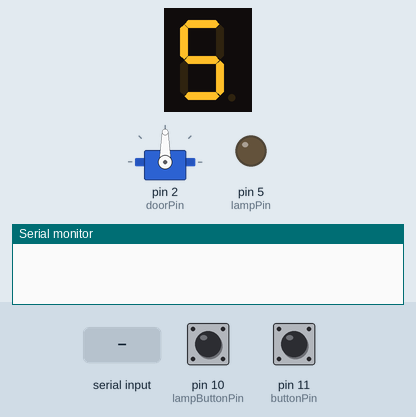
Simulated run of this sketch. Board: Arduino Uno, built with avr-gcc and run on an emulated ATmega328P. Parts: 1-digit seven-segment display, servo, output pins drawn as LEDs (lit = HIGH), the last lines printed to the serial monitor. The inputs (shaded band) are chosen by the test bench; at power-on: pin 10 (lampButtonPin) LOW, pin 11 (buttonPin) LOW.

Above: at 1.2 s.
1.3 s: pin 10 (lampButtonPin) pulled HIGH for 0.15 s
At 1.6 s:
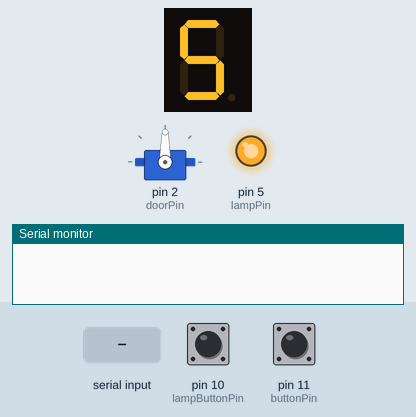
2.9 s: "U" received over Serial
At 4.0 s:
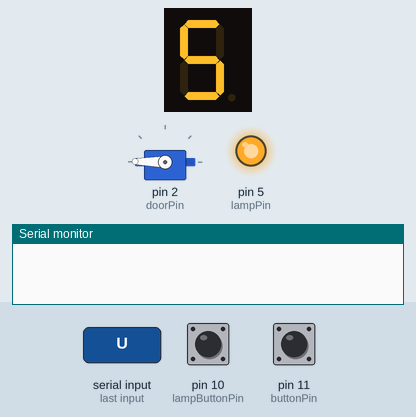
4.4 s: "F" received over Serial
At 5.1 s:
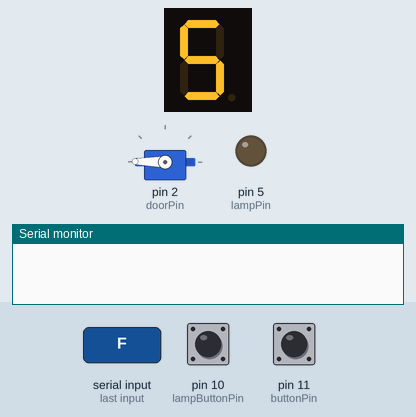
5.9 s: pin 11 (buttonPin) pulled HIGH for 0.15 s
At 7.3 s:
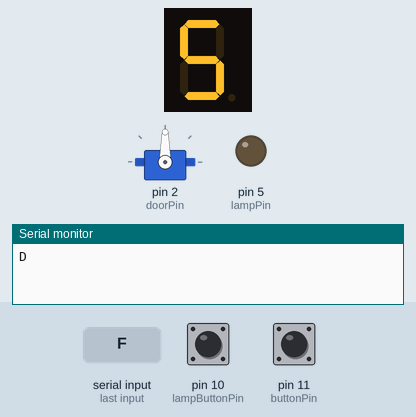
8.0 s: pin 10 (lampButtonPin) pulled HIGH for 1 s
At 9.1 s:
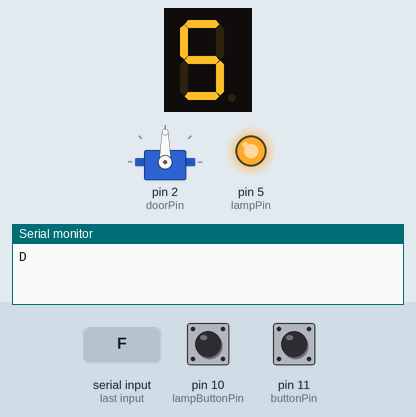
10.5 s: pin 10 (lampButtonPin) pulled HIGH for 3.2 s
At 11.0 s:
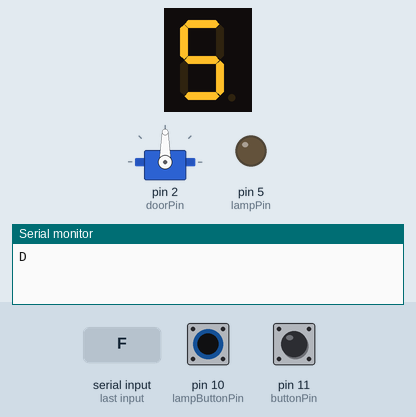
Timing chart, 0 to 13.5 s (numbered marks = the images above; inputs shaded):
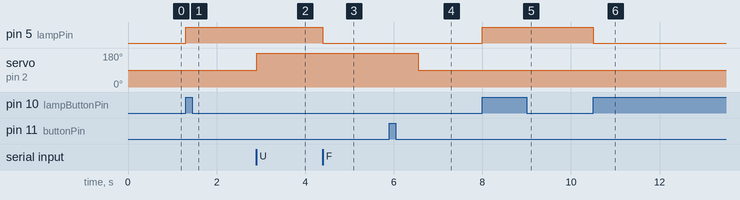

The sketch:

device.ino
```cpp
#include <Servo.h>
#include "SevSeg.h"
SevSeg sevseg;
Servo door;

const int lampPin = 5;
const int doorPin = 2;
const int buttonPin = 11;
const int lampButtonPin = 10;
int doorState = 0;
int newDoorState = doorState;
int buttonState = 0;
int lampSwitchState = 0;
int lampState = LOW;
int acPower = 5;
void setup()
{
  byte numDigits = 1;
  byte digitPins[] = {};
  byte segmentPins[] = {4, 3, 7, 6, 12, 9, 8, 13};
  bool resistorsOnSegments = true;

  byte hardwareConfig = COMMON_CATHODE;
  sevseg.begin(hardwareConfig, numDigits, digitPins, segmentPins, resistorsOnSegments);
  sevseg.setBrightness(100);

  pinMode(lampPin,OUTPUT);
  pinMode(buttonPin,INPUT);
  digitalWrite(lampPin,lampState);
  door.attach(doorPin);
  Serial.begin(9600);
}

void loop()
{

  if(Serial.available() > 0){
    char input = Serial.read();
    if(input == 'U'){
      newDoorState = 1;
      lampState = HIGH;
    }else if(input == 'H'){
      acPower = acPower + 1;
    }else if(input == 'L'){
      acPower = acPower - 1;
    }else if(input == 'F'){
      lampState = LOW;
    }else if(input == 'T'){
      lampState = HIGH;
    }
  }
  int newButtonState = digitalRead(buttonPin);
  if (newButtonState != buttonState){
    buttonState = newButtonState;
    if(buttonState == HIGH) {
       Serial.println('D');
    }
    if(buttonState == LOW) {
       newDoorState = 0;
       delay(500);
    }

  }
  int newLampSwitchState = digitalRead(lampButtonPin);
  if (newLampSwitchState!= lampSwitchState){
    lampSwitchState = newLampSwitchState;
    if(lampSwitchState == HIGH) {
      if(lampState == LOW){
        lampState = HIGH;
      }else{
        lampState = LOW;
      }

    }

  }

  // action
   sevseg.setNumber(acPower);

  digitalWrite(lampPin,lampState);
   if(newDoorState != doorState){
      doorState = newDoorState;
      if(doorState == 1){
        door.write(179);
        delay(15);
      }else{
        door.write(90);
        delay(15);
      }

   }
   sevseg.refreshDisplay();
}
```

Measured:
- after the input at 1.3 s, pin 5 (lampPin): LOW → HIGH at once
- after the input at 2.9 s, servo on pin 2 (doorPin): 90° → 179° at once
- after the input at 4.4 s, pin 5 (lampPin): HIGH → LOW at once
- after the input at 5.9 s, servo on pin 2 (doorPin): 179° → 90° after 0.65 s
- after the input at 8.0 s, pin 5 (lampPin): LOW → HIGH at once
- after the input at 10.5 s, pin 5 (lampPin): HIGH → LOW at once
